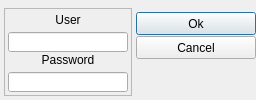
<?xml version="1.0" encoding="UTF-8"?>
<ui version="4.0">
 <class>TLoginDlg</class>
 <widget class="QDialog" name="TLoginDlg">
  <property name="geometry">
   <rect>
    <x>0</x>
    <y>0</y>
    <width>256</width>
    <height>100</height>
   </rect>
  </property>
  <property name="minimumSize">
   <size>
    <width>256</width>
    <height>100</height>
   </size>
  </property>
  <property name="maximumSize">
   <size>
    <width>256</width>
    <height>100</height>
   </size>
  </property>
  <property name="windowTitle">
   <string>Login</string>
  </property>
  <widget class="QPushButton" name="cancelBtn">
   <property name="geometry">
    <rect>
     <x>136</x>
     <y>36</y>
     <width>120</width>
     <height>23</height>
    </rect>
   </property>
   <property name="text">
    <string>Cancel</string>
   </property>
   <property name="icon">
    <iconset resource="../res/request.qrc">
     <normaloff>:/images/cancel</normaloff>:/images/cancel</iconset>
   </property>
  </widget>
  <widget class="QPushButton" name="okBtn">
   <property name="geometry">
    <rect>
     <x>136</x>
     <y>12</y>
     <width>120</width>
     <height>23</height>
    </rect>
   </property>
   <property name="text">
    <string>Ok</string>
   </property>
   <property name="icon">
    <iconset resource="../res/request.qrc">
     <normaloff>:/images/ok</normaloff>:/images/ok</iconset>
   </property>
   <property name="default">
    <bool>true</bool>
   </property>
  </widget>
  <widget class="QFrame" name="frame">
   <property name="geometry">
    <rect>
     <x>4</x>
     <y>8</y>
     <width>128</width>
     <height>88</height>
    </rect>
   </property>
   <property name="frameShape">
    <enum>QFrame::StyledPanel</enum>
   </property>
   <property name="frameShadow">
    <enum>QFrame::Sunken</enum>
   </property>
   <widget class="QLabel" name="label_11">
    <property name="geometry">
     <rect>
      <x>4</x>
      <y>4</y>
      <width>120</width>
      <height>16</height>
     </rect>
    </property>
    <property name="frameShape">
     <enum>QFrame::NoFrame</enum>
    </property>
    <property name="text">
     <string>User</string>
    </property>
    <property name="alignment">
     <set>Qt::AlignCenter</set>
    </property>
   </widget>
   <widget class="QLineEdit" name="userEdit">
    <property name="geometry">
     <rect>
      <x>4</x>
      <y>24</y>
      <width>120</width>
      <height>20</height>
     </rect>
    </property>
   </widget>
   <widget class="QLabel" name="label">
    <property name="geometry">
     <rect>
      <x>4</x>
      <y>44</y>
      <width>120</width>
      <height>16</height>
     </rect>
    </property>
    <property name="frameShape">
     <enum>QFrame::NoFrame</enum>
    </property>
    <property name="text">
     <string>Password</string>
    </property>
    <property name="alignment">
     <set>Qt::AlignCenter</set>
    </property>
   </widget>
   <widget class="QLineEdit" name="passwordEdit">
    <property name="geometry">
     <rect>
      <x>4</x>
      <y>64</y>
      <width>120</width>
      <height>20</height>
     </rect>
    </property>
    <property name="echoMode">
     <enum>QLineEdit::Password</enum>
    </property>
   </widget>
   <zorder>label_11</zorder>
   <zorder>label_10</zorder>
   <zorder>label_11</zorder>
   <zorder>userEdit</zorder>
   <zorder>label</zorder>
   <zorder>passwordEdit</zorder>
  </widget>
 </widget>
 <tabstops>
  <tabstop>userEdit</tabstop>
  <tabstop>passwordEdit</tabstop>
  <tabstop>okBtn</tabstop>
  <tabstop>cancelBtn</tabstop>
 </tabstops>
 <resources>
  <include location="../res/request.qrc"/>
 </resources>
 <connections/>
</ui>
